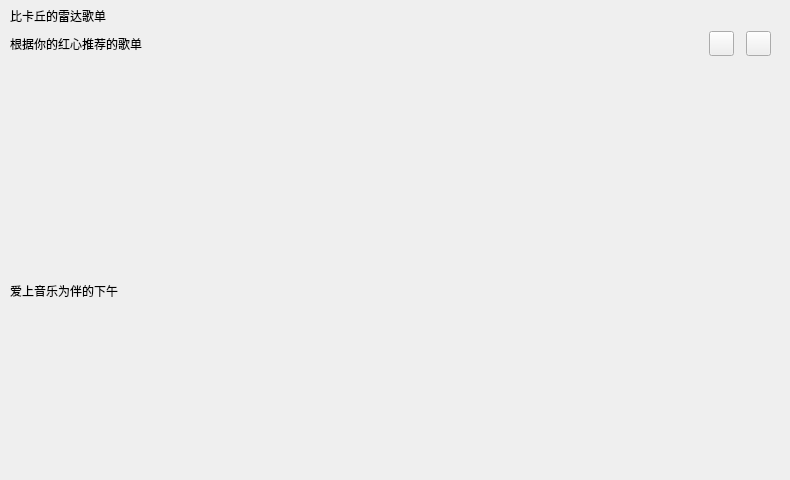
    <widget class="QWidget" name="customization">
     <attribute name="title">
      <string>Tab 2</string>
     </attribute>
     <widget class="QWidget" name="horizontalLayoutWidget">
      <property name="geometry">
       <rect>
        <x>10</x>
        <y>70</y>
        <width>771</width>
        <height>191</height>
       </rect>
      </property>
      <layout class="QHBoxLayout" name="horizontalLayout_6"/>
     </widget>
     <widget class="QWidget" name="horizontalLayoutWidget_2">
      <property name="geometry">
       <rect>
        <x>10</x>
        <y>300</y>
        <width>771</width>
        <height>171</height>
       </rect>
      </property>
      <layout class="QHBoxLayout" name="horizontalLayout_8">
       <property name="spacing">
        <number>15</number>
       </property>
       <item>
        <widget class="QWidget" name="widgetPer1" native="true">
         <property name="minimumSize">
          <size>
           <width>140</width>
           <height>140</height>
          </size>
         </property>
         <property name="maximumSize">
          <size>
           <width>140</width>
           <height>140</height>
          </size>
         </property>
        </widget>
       </item>
       <item>
        <widget class="QWidget" name="widgetPer2" native="true">
         <property name="minimumSize">
          <size>
           <width>140</width>
           <height>140</height>
          </size>
         </property>
         <property name="maximumSize">
          <size>
           <width>140</width>
           <height>140</height>
          </size>
         </property>
        </widget>
       </item>
       <item>
        <widget class="QWidget" name="widgetPer3" native="true">
         <property name="minimumSize">
          <size>
           <width>140</width>
           <height>140</height>
          </size>
         </property>
         <property name="maximumSize">
          <size>
           <width>140</width>
           <height>140</height>
          </size>
         </property>
        </widget>
       </item>
       <item>
        <widget class="QWidget" name="widgetPer4" native="true">
         <property name="minimumSize">
          <size>
           <width>140</width>
           <height>140</height>
          </size>
         </property>
         <property name="maximumSize">
          <size>
           <width>140</width>
           <height>140</height>
          </size>
         </property>
        </widget>
       </item>
       <item>
        <widget class="QWidget" name="widgetPer5" native="true">
         <property name="minimumSize">
          <size>
           <width>140</width>
           <height>140</height>
          </size>
         </property>
         <property name="maximumSize">
          <size>
           <width>140</width>
           <height>140</height>
          </size>
         </property>
        </widget>
       </item>
      </layout>
     </widget>
     <widget class="QWidget" name="layoutWidget">
      <property name="geometry">
       <rect>
        <x>10</x>
        <y>0</y>
        <width>758</width>
        <height>31</height>
       </rect>
      </property>
      <layout class="QHBoxLayout" name="horizontalLayout_3">
       <item>
        <widget class="QLabel" name="lab_per">
         <property name="text">
          <string>比卡丘的雷达歌单</string>
         </property>
        </widget>
       </item>
       <item>
        <spacer name="horizontalSpacer_2">
         <property name="orientation">
          <enum>Qt::Horizontal</enum>
         </property>
         <property name="sizeHint" stdset="0">
          <size>
           <width>678</width>
           <height>20</height>
          </size>
         </property>
        </spacer>
       </item>
      </layout>
     </widget>
     <widget class="QWidget" name="layoutWidget">
      <property name="geometry">
       <rect>
        <x>10</x>
        <y>30</y>
        <width>761</width>
        <height>27</height>
       </rect>
      </property>
      <layout class="QHBoxLayout" name="horizontalLayout_5">
       <item>
        <widget class="QLabel" name="lab_per2">
         <property name="text">
          <string>根据你的红心推荐的歌单</string>
         </property>
        </widget>
       </item>
       <item>
        <spacer name="horizontalSpacer_3">
         <property name="orientation">
          <enum>Qt::Horizontal</enum>
         </property>
         <property name="sizeHint" stdset="0">
          <size>
           <width>468</width>
           <height>20</height>
          </size>
         </property>
        </spacer>
       </item>
       <item>
        <layout class="QHBoxLayout" name="horizontalLayout_4">
         <property name="spacing">
          <number>12</number>
         </property>
         <item>
          <widget class="QPushButton" name="btnPerL">
           <property name="maximumSize">
            <size>
             <width>25</width>
             <height>25</height>
            </size>
           </property>
           <property name="text">
            <string/>
           </property>
          </widget>
         </item>
         <item>
          <widget class="QPushButton" name="btnPerR">
           <property name="maximumSize">
            <size>
             <width>25</width>
             <height>25</height>
            </size>
           </property>
           <property name="text">
            <string/>
           </property>
          </widget>
         </item>
        </layout>
       </item>
      </layout>
     </widget>
     <widget class="QWidget" name="layoutWidget">
      <property name="geometry">
       <rect>
        <x>10</x>
        <y>280</y>
        <width>761</width>
        <height>22</height>
       </rect>
      </property>
      <layout class="QHBoxLayout" name="horizontalLayout_7">
       <item>
        <widget class="QLabel" name="lab_per3">
         <property name="text">
          <string>爱上音乐为伴的下午</string>
         </property>
        </widget>
       </item>
       <item>
        <spacer name="horizontalSpacer_4">
         <property name="orientation">
          <enum>Qt::Horizontal</enum>
         </property>
         <property name="sizeHint" stdset="0">
          <size>
           <width>598</width>
           <height>20</height>
          </size>
         </property>
        </spacer>
       </item>
      </layout>
     </widget>
    </widget>
